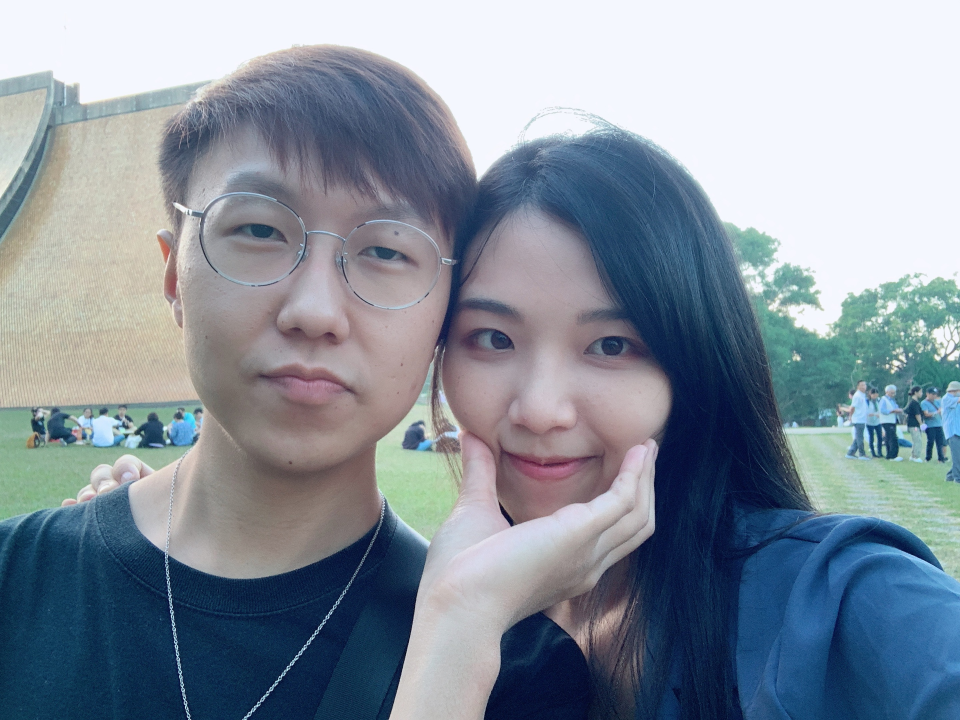
#> input picture IMG_1111.jpeg, 2880 x 2160 px, given in place of the camera (shown at 1/3 size)
$ python virtual_pen.py
#> lines starting #> are read from the running program, lines starting #| are printed output that depends on the picture; after the words box and inside, x2 and y2 are one past the last pixel; in counts of white or black regions, pixels touching at a corner belong together
#> further down, frame is the input picture: shape (2160, 2880, 3); mean B, G, R 156.5, 144.2, 132.9
import cv2
import numpy as np

cap = cv2.VideoCapture(0) #取得視訊鏡頭的畫面

#不同顏色的筆
pen_color_HSV = [[86, 121, 205, 111, 245, 255],
                [46, 78, 172, 71, 255, 255],
                [22, 70, 214, 31, 255, 255]
                ]

#不同顏色的筆對應的筆尖
pen_color_BGR = [[255, 0, 0],
                [0, 255, 0],
                [0, 255, 255]
                ]

#記錄每個筆畫過的位置和顏色 [x, y, color_ID]
draw_points = []


def find_pen(img):
    hsv = cv2.cvtColor(img, cv2.COLOR_BGR2HSV)
#> hsv: shape (2160, 2880, 3); mean H, S, V 98.9, 78.2, 161.6

    #用迴圈跑每個顏色
    for i in range(len(pen_color_HSV)):
        #最大和最小值
        lower = np.array(pen_color_HSV[i][:3])
        upper = np.array(pen_color_HSV[i][3:6])

        mask = cv2.inRange(hsv, lower, upper)

        #過濾顏色
        result = cv2.bitwise_and(img, img, mask = mask)
        pen_x, pen_y = find_contour(mask)
        cv2.circle(img_contour, (pen_x, pen_y), 10, pen_color_BGR[i], cv2.FILLED)

        #先判斷是否有偵測到輪廓
        if(pen_y != -1):
            draw_points.append([pen_x, pen_y, i])
#> this loop made 3 passes
#> (pen_x, pen_y) on passes 1, 3: (2856, 1201), (-2, -1)
#> (contours in find_contour, pen_x, pen_y) on pass 2: (37 contours, all with area under 20, -2, -1)
#> pass 1, in find_pen, `mask = cv2.inRange(hsv, lower, upper)`:
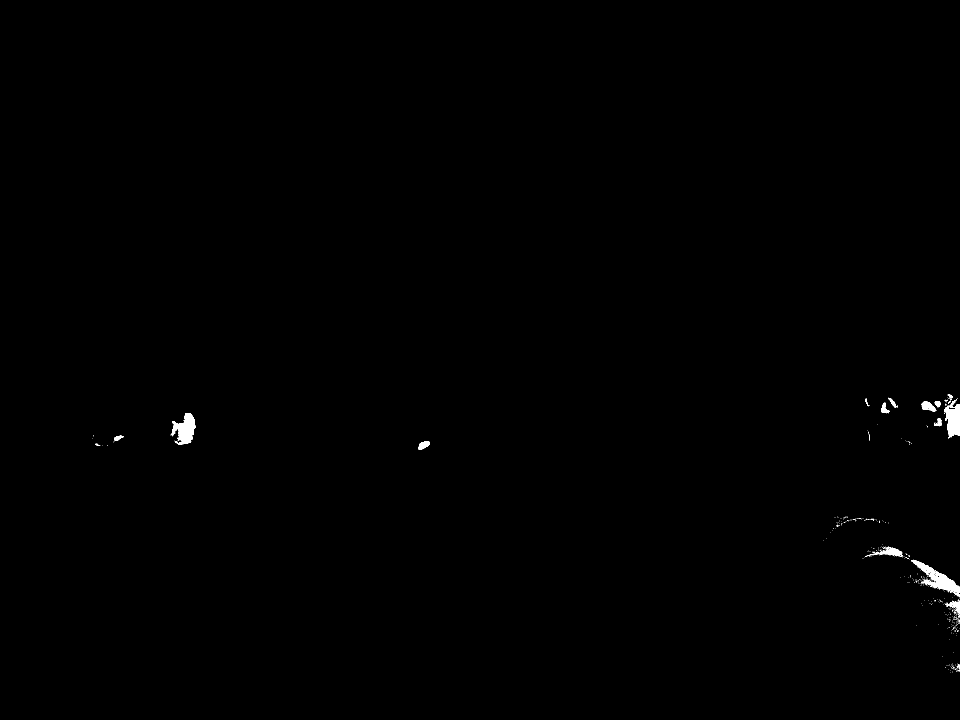
#> mask: shape (2160, 2880) (shown at 1/3 size); 0.26% white; 569 white regions (547 under 20 px), largest, box (x1, y1, x2, y2) and area: (511, 1239, 587, 1335) 3846, (2733, 1679, 2880, 1779) 3472, (2833, 1201, 2880, 1315) 3399
#> pass 2, in find_pen, `mask = cv2.inRange(hsv, lower, upper)`:
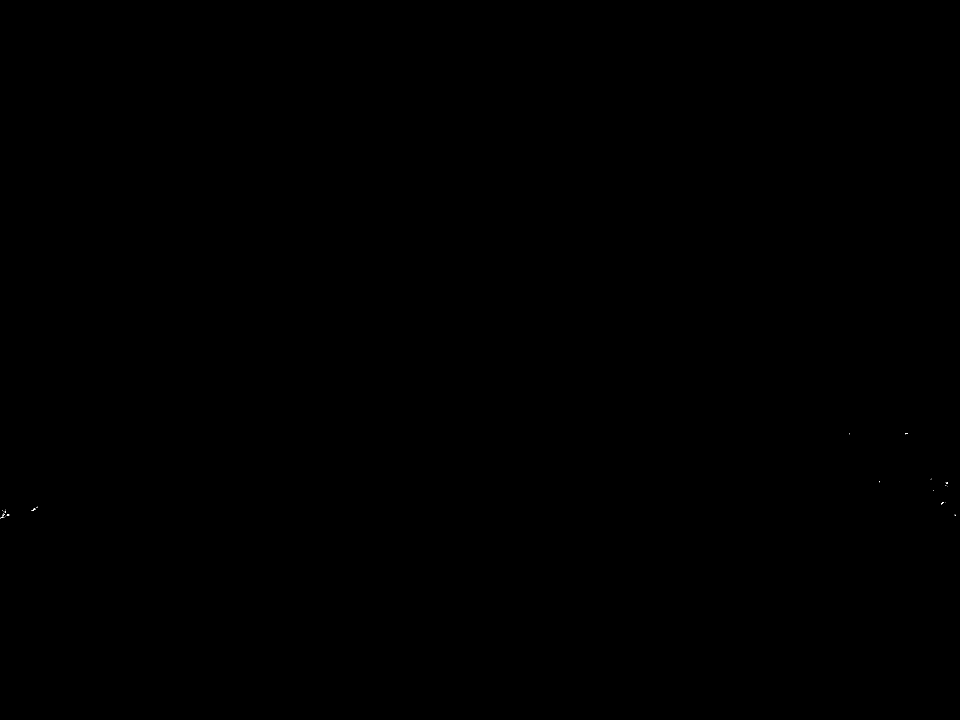
#> mask: shape (2160, 2880) (shown at 1/3 size); 0% white in thin lines or dots, all inside (x1, y1, x2, y2) = (0, 1300, 2868, 1555)
#> after the loop: mask: shape (2160, 2880); every value is 0
#> after the loop, draw_points = [[2856, 1201, 0]]

    # cv2.imshow("result", result)


def find_contour(img):
    #檢測輪廓
    contours, hierarchy = cv2.findContours(img, cv2.RETR_EXTERNAL, cv2.CHAIN_APPROX_NONE)
    x, y, w, h = -1, -1, -1, -1
    for cnt in contours:
        cv2.drawContours(img_contour, cnt, -1, (0,0,0), 4) #描邊
        #畫外切正方形
        area = cv2.contourArea(cnt)
        if(area > 500):
            peri = cv2.arcLength(cnt, True)
            vertices = cv2.approxPolyDP(cnt, peri * 0.02, True) #頂點
            x, y, w, h = cv2.boundingRect(vertices) #把每個圖形用方形匡起來 左上x座標、左上y座標、寬度、高度
    return x+w//2, y


#用筆畫圖
def draw(draw_points):
    for point in draw_points:
        cv2.circle(img_contour, (point[0], point[1]), 10, pen_color_BGR[point[2]], cv2.FILLED)
#> this loop made 1 pass


#顯示影片
while(True):
    ret, frame = cap.read() #回傳兩個變數(有無成功取得下一幀->bool + 下一幀的圖片)

    if ret:
        img_contour = frame.copy()
        find_pen(frame)
        draw(draw_points)
        cv2.imshow("contour", img_contour)
    else:
        break

    if cv2.waitKey(1) == ord("q"): #若輸入q則結束影片
#> (key q is pressed here)
        break
